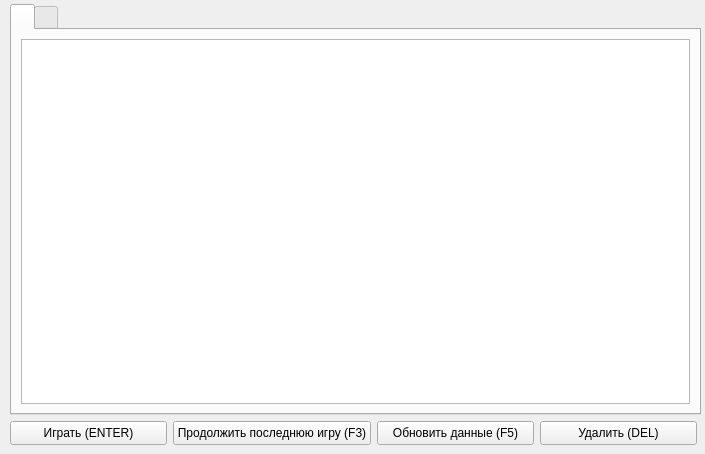
<?xml version="1.0" encoding="UTF-8"?>
<ui version="4.0">
 <class>Manager</class>
 <widget class="QWidget" name="Manager">
  <property name="geometry">
   <rect>
    <x>0</x>
    <y>0</y>
    <width>705</width>
    <height>454</height>
   </rect>
  </property>
  <property name="minimumSize">
   <size>
    <width>705</width>
    <height>454</height>
   </size>
  </property>
  <property name="maximumSize">
   <size>
    <width>705</width>
    <height>454</height>
   </size>
  </property>
  <property name="windowTitle">
   <string>Form</string>
  </property>
  <widget class="QPushButton" name="b_LastSaveContin">
   <property name="enabled">
    <bool>true</bool>
   </property>
   <property name="geometry">
    <rect>
     <x>173</x>
     <y>421</y>
     <width>198</width>
     <height>24</height>
    </rect>
   </property>
   <property name="focusPolicy">
    <enum>Qt::FocusPolicy::StrongFocus</enum>
   </property>
   <property name="layoutDirection">
    <enum>Qt::LayoutDirection::LeftToRight</enum>
   </property>
   <property name="text">
    <string>Продолжить последнюю игру (F3)</string>
   </property>
  </widget>
  <widget class="QPushButton" name="b_StartGame">
   <property name="enabled">
    <bool>true</bool>
   </property>
   <property name="geometry">
    <rect>
     <x>10</x>
     <y>421</y>
     <width>157</width>
     <height>24</height>
    </rect>
   </property>
   <property name="text">
    <string>Играть (ENTER)</string>
   </property>
  </widget>
  <widget class="QPushButton" name="b_Updata">
   <property name="enabled">
    <bool>true</bool>
   </property>
   <property name="geometry">
    <rect>
     <x>377</x>
     <y>421</y>
     <width>157</width>
     <height>24</height>
    </rect>
   </property>
   <property name="layoutDirection">
    <enum>Qt::LayoutDirection::LeftToRight</enum>
   </property>
   <property name="text">
    <string>Обновить данные (F5)</string>
   </property>
  </widget>
  <widget class="QPushButton" name="b_Delete">
   <property name="enabled">
    <bool>true</bool>
   </property>
   <property name="geometry">
    <rect>
     <x>540</x>
     <y>421</y>
     <width>157</width>
     <height>24</height>
    </rect>
   </property>
   <property name="text">
    <string>Удалить (DEL)</string>
   </property>
  </widget>
  <widget class="QTabWidget" name="switchGame">
   <property name="geometry">
    <rect>
     <x>10</x>
     <y>4</y>
     <width>691</width>
     <height>411</height>
    </rect>
   </property>
   <property name="currentIndex">
    <number>0</number>
   </property>
   <property name="documentMode">
    <bool>false</bool>
   </property>
   <property name="tabsClosable">
    <bool>false</bool>
   </property>
   <property name="movable">
    <bool>false</bool>
   </property>
   <property name="tabBarAutoHide">
    <bool>false</bool>
   </property>
   <widget class="QWidget" name="firstTable">
    <attribute name="title">
     <string/>
    </attribute>
    <layout class="QGridLayout" name="gridLayout_2">
     <item row="0" column="0">
      <widget class="QListWidget" name="plugList"/>
     </item>
    </layout>
   </widget>
   <widget class="QWidget" name="secondTable">
    <attribute name="title">
     <string/>
    </attribute>
    <layout class="QGridLayout" name="gridLayout_3">
     <item row="0" column="1">
      <widget class="QListWidget" name="plugList_2"/>
     </item>
    </layout>
   </widget>
  </widget>
 </widget>
 <tabstops>
  <tabstop>b_StartGame</tabstop>
  <tabstop>b_LastSaveContin</tabstop>
  <tabstop>b_Updata</tabstop>
  <tabstop>b_Delete</tabstop>
  <tabstop>switchGame</tabstop>
  <tabstop>plugList</tabstop>
  <tabstop>plugList_2</tabstop>
 </tabstops>
 <resources/>
 <connections/>
</ui>
